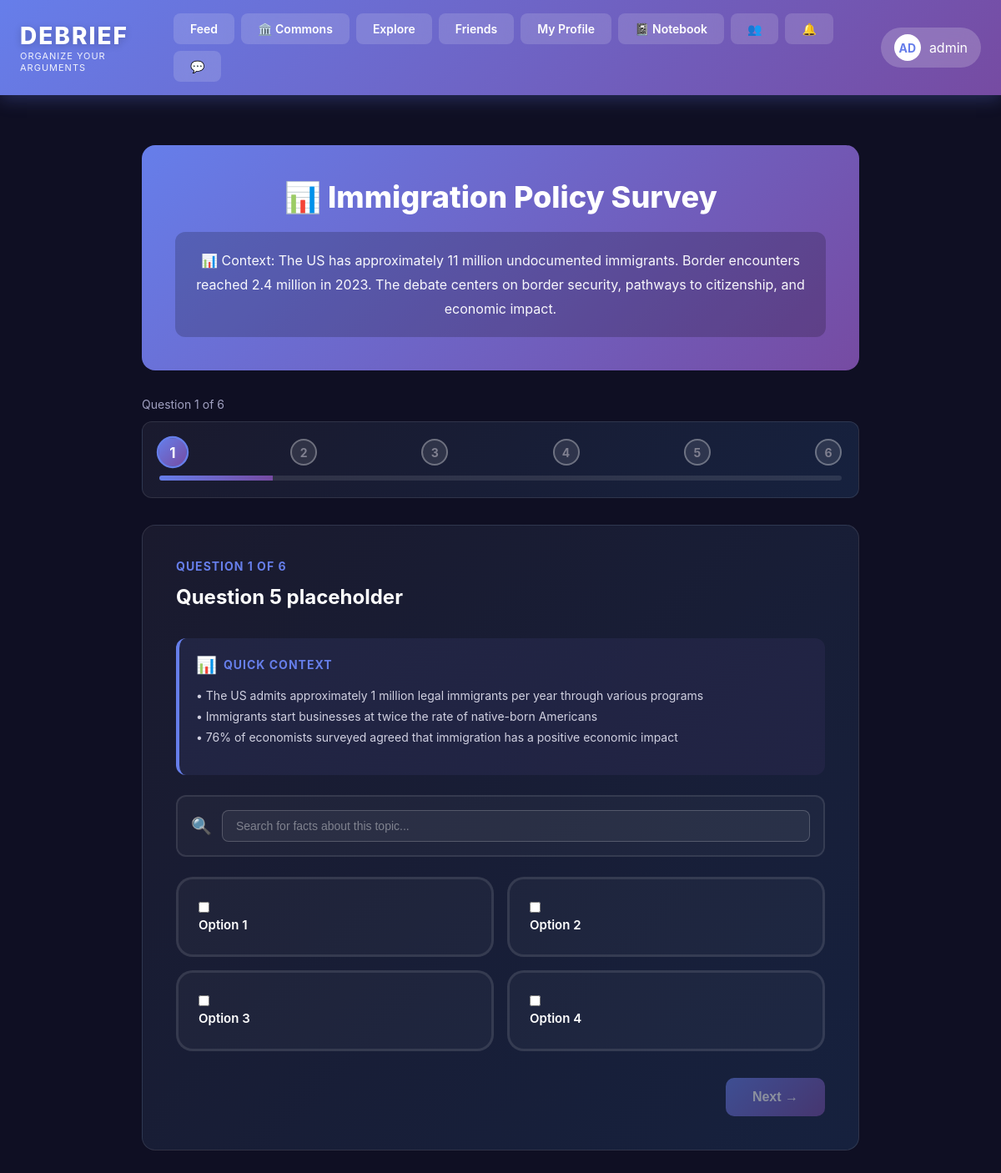
The app's page /survey/immigration/ (signed in) with its own data.
### cards/models.py (models this page shows, shortened)
class TopicSurvey(models.Model):
    topic = models.CharField(max_length=100, choices=Card.TOPIC_CHOICES, unique=True)
    title = models.CharField(max_length=200)
    description = models.TextField(help_text='Context or stats about this topic')
    created_at = models.DateTimeField(auto_now_add=True)
    updated_at = models.DateTimeField(auto_now=True)
    is_active = models.BooleanField(default=True)

class SurveyQuestion(models.Model):
    survey = models.ForeignKey(TopicSurvey, on_delete=models.CASCADE, related_name='questions')
    question_text = models.CharField(max_length=500)
    order = models.IntegerField(default=0)
    MAPS_TO_CHOICES = [
        ('stance', 'Stance (For/Against)'),
        ('hypothesis', 'Hypothesis'),
        ('supporting', 'Supporting Argument'),
        ('opposing', 'Opposing Argument'),
        ('conclusion', 'Conclusion'),
        ('scope', 'Scope (Federal/State)'),
    ]
    maps_to = models.CharField(max_length=20, choices=MAPS_TO_CHOICES)
    context_stats = models.TextField(blank=True, help_text='Bullet points with key statistics')
    learn_more = models.TextField(blank=True, help_text='Deeper explanation and background')
    sources = models.TextField(blank=True, help_text='Comma-separated URLs to credible sources')
    class Meta:
        ordering = ['order']

class QuestionOption(models.Model):
    question = models.ForeignKey(SurveyQuestion, on_delete=models.CASCADE, related_name='options')
    option_text = models.CharField(max_length=300)
    order = models.IntegerField(default=0)
    card_value = models.TextField(help_text='Text that will be used in the argument card')
    class Meta:
        ordering = ['order']

### cards/views.py (the view)
# urls.py: path('survey/<str:topic>/', views.topic_survey, name='topic_survey'),
@login_required
def topic_survey(request, topic):
    try:
        survey = TopicSurvey.objects.get(topic=topic, is_active=True)
    except TopicSurvey.DoesNotExist:
        messages.error(request, "Survey not available for this topic yet.")
        return redirect('create_card_wizard')
    questions = survey.questions.prefetch_related('options').all()
    context = {
        'survey': survey,
        'questions': questions,
        'topic_display': dict(Card.TOPIC_CHOICES).get(topic, topic),
    }
    return render(request, 'cards/topic_survey.html', context)

### cards/templates/cards/topic_survey.html (shortened to what this page needs)
{% extends 'cards/base.html' %}
{% block content %}
<div class="survey-container">
    <div class="survey-header">
        <h1 class="survey-title">📊 {{ survey.title }}</h1>
        <div class="survey-description">{{ survey.description|safe }}</div>
    </div>
    <div class="progress-container">
        <div class="progress-text" style="color: #a0a0c0; font-size: 14px; margin-bottom: 12px;">
            Question <span id="currentQuestionDisplay">1</span> of {{ questions.count }}
        </div>
        <div class="progress-bar">
            <div class="progress-track">
                {% for question in questions %}
                <div class="progress-step {% if forloop.first %}active{% endif %}" data-step="{{ forloop.counter }}" id="step{{ forloop.counter }}">
                    <div class="step-number">{{ forloop.counter }}</div>
                </div>
                {% endfor %}
            </div>
            <div class="progress-fill">
                <div class="progress-fill-bar" id="progressBar" style="width: 0%"></div>
            </div>
        </div>
    </div>
    <form id="surveyForm" method="POST" action="{% url 'process_survey' survey.topic %}">
        {% for question in questions %}
        <div class="question-card {% if forloop.first %}active{% endif %}" data-question="{{ forloop.counter }}">
            <div class="question-number">Question {{ forloop.counter }} of {{ questions|length }}</div>
            <h2 class="question-text">{{ question.question_text }}</h2>
            {% if question.context_stats %}
            <div class="context-box">
                <div class="context-header">
                    <span class="context-icon">📊</span>
                    <span class="context-title">Quick Context</span>
                </div>
                <div class="context-stats">
                    {{ question.context_stats|linebreaks }}
                </div>
            </div>
            {% endif %}
            <div class="fact-search-box">
                <div class="search-header">
                    <span class="search-icon">🔍</span>
                    <input
                        type="text"
                        class="fact-search-input"
                        placeholder="Search for facts about this topic..."
                        id="factSearch{{ question.id }}"
                        onkeyup="searchFacts(this.value, '{{ survey.topic }}', {{ question.id }})"
                    >
                </div>
            </div>
            <div class="options-grid">
                {% for option in question.options.all %}
                <label class="option-bubble" data-question-id="{{ question.id }}" data-option-id="{{ option.id }}">
                    {% if question.order == 1 or question.order == 9 %}
                    <input type="radio" name="question_{{ question.id }}" value="{{ option.id }}" required>
                    {% else %}
                    <input type="checkbox" name="question_{{ question.id }}" value="{{ option.id }}">
                    {% endif %}
                    <div class="option-content">
                        <div class="option-text">{{ option.option_text }}</div>
                    </div>
                </label>
                {% endfor %}
            </div>
            <div class="navigation-buttons">
                {% if forloop.counter == questions.count %}
                <button type="button" class="btn btn-primary" onclick="completeForm()" id="nextBtn{{ forloop.counter }}" disabled style="background: linear-gradient(135deg, #10b981 0%, #059669 100%);">
                    ✨ View My Card Preview
                </button>
                {% else %}
                <button type="button" class="btn btn-primary" onclick="nextQuestion()" disabled id="nextBtn{{ forloop.counter }}">
                    Next →
                </button>
                {% endif %}
            </div>
        </div>
        {% endfor %}
    </form>
</div>
{% endblock %}

### cards/templates/cards/base.html (shortened to what this page needs)
<!DOCTYPE html>
<html lang="en">
<head>
</head>
<body>
    <nav class="navbar">
        <div class="logo-container">
            <div>
                <a href="/" class="logo">DEBRIEF</a>
                <div class="logo-tagline">Organize Your Arguments</div>
            </div>
        </div>
        <div class="nav-tabs">
            <a href="/" class="nav-tab {% block nav_feed %}{% endblock %}">Feed</a>
            <a href="{% url 'commons' %}" class="nav-tab">🏛️ Commons</a>
            <a href="{% url 'explore' %}" class="nav-tab {% block nav_explore %}{% endblock %}">Explore</a>
            {% if user.is_authenticated %}
            <a href="{% url 'friends_feed' %}" class="nav-tab {% block nav_friends %}{% endblock %}">Friends</a>
            <a href="{% url 'user_dashboard' %}" class="nav-tab {% block nav_dashboard %}{% endblock %}">My Profile</a>
            <a href="{% url 'notebook' %}" class="nav-tab">📓 Notebook</a>
            <a href="{% url 'friend_requests' %}" class="nav-tab" style="position: relative;">
                👥
            </a>
            <a href="{% url 'notifications' %}" class="nav-tab {% block nav_notifications %}{% endblock %}" style="position: relative;">
                🔔
            </a>
            <a href="{% url 'conversations_list' %}" class="nav-tab {% block nav_messages %}{% endblock %}" style="position: relative;">
                💬
            </a>
            {% endif %}
        </div>
        {% if user.is_authenticated %}
        <div class="user-badge">
            <div class="user-avatar">{{ user.username|slice:":2"|upper }}</div>
            <span>{{ user.username }}</span>
        </div>
        {% else %}
        <div style="display: flex; gap: 8px;">
            <a href="{% url 'account_login' %}" class="nav-tab">Login</a>
            <a href="{% url 'account_signup' %}" class="nav-tab">Sign Up</a>
        </div>
        {% endif %}
    </nav>
    {% block content %}{% endblock %}
</body>
</html>

### records on screen
TopicSurvey: title "Immigration Policy Survey", description "📊 Context: The US has approximately 11 million undocumented immigrants. Border encounters reached 2.4 million in 2023. The debate centers on border security, pathways to citizenship, and economic impact."
SurveyQuestion: questions "6", question_text "Question 5 placeholder", context_stats "• The US admits approximately 1 million legal immigrants per year through various programs • Immigrants start businesses at twice the rate of native-born Americans • 76% of economists surveyed agreed that immigration has a positive economic impact"
QuestionOption: option_text "Option 1"
QuestionOption: option_text "Option 2"
QuestionOption: option_text "Option 3"
QuestionOption: option_text "Option 4"

### other values on screen
{{ user.username|slice:":2"|upper }} "AD"
{{ user.username }} "admin"
{{ questions.count }} "6"
